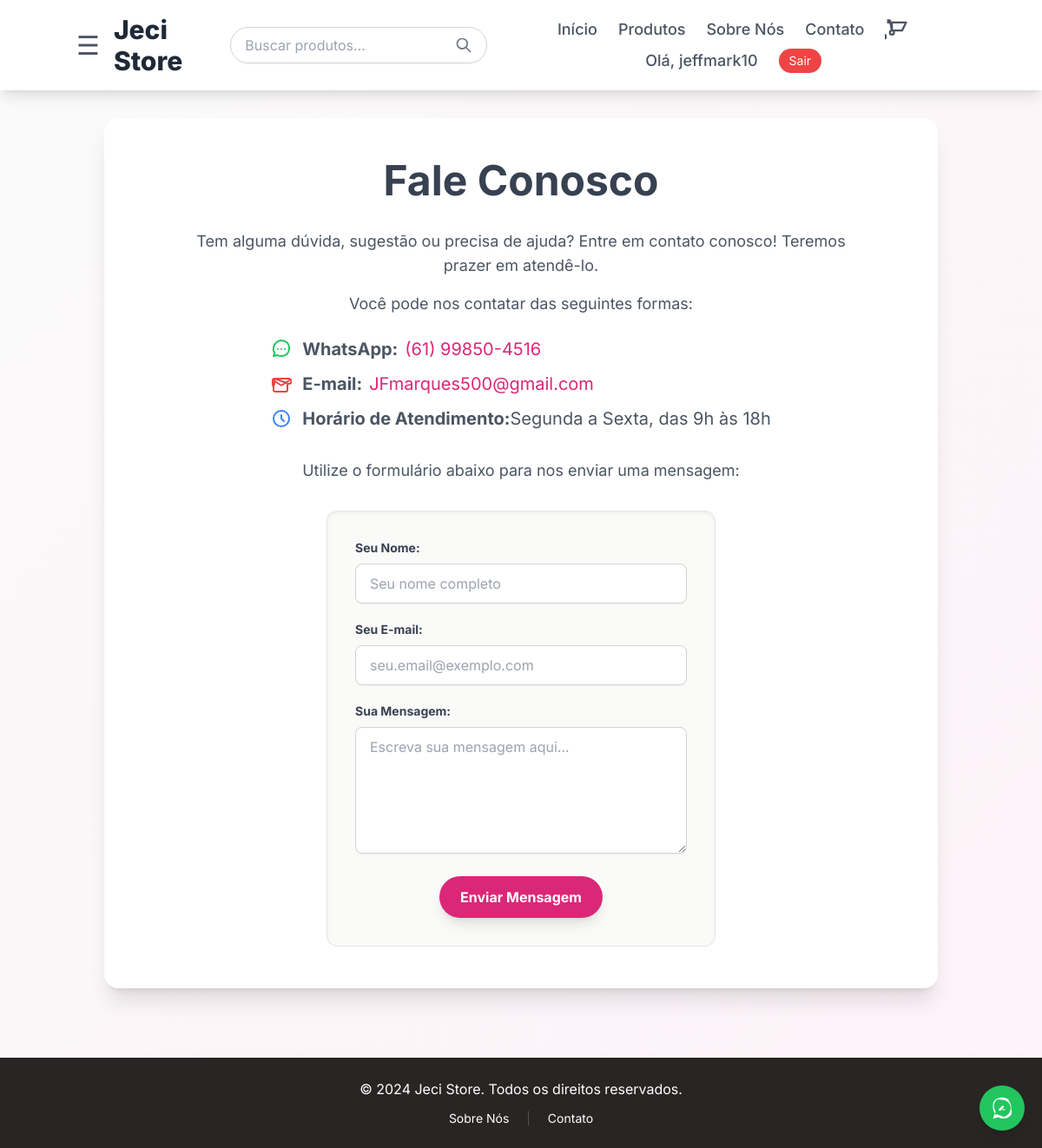
The page /store/contato/ (signed in) on the database its author committed.
### store/models.py (models this page shows, shortened)
class StoreSettings(models.Model):
    site_title = models.CharField(max_length=100, default="Jeci Store", verbose_name="Nome do Site")
    contact_email = models.EmailField(default="contato@jecistore.com.br", verbose_name="E-mail de Contato")
    whatsapp_number = models.CharField(
        max_length=20,
        default="5561998504516",
        verbose_name="Número do WhatsApp (Sem espaços/símbolos)",
        help_text="Exemplo: 5561998504516 (código do país + DDD + número)"
    )
    whatsapp_display = models.CharField(
        max_length=30,
        default="(61) 99850-4516",
        verbose_name="WhatsApp Formatado (Para Exibição)",
        help_text="Exemplo: (61) 99850-4516"
    )
    business_hours = models.CharField(
        max_length=100,
        default="Segunda a Sexta, das 9h às 18h",
        verbose_name="Horário de Atendimento"
    )
    class Meta:
        verbose_name = "Configuração da Loja"
        verbose_name_plural = "Configurações da Loja"

### store/views.py (the view, shortened to what this page needs)
# urls.py: path('contato/', views.ContactView.as_view(), name='contact'),
class ContactView(CategoryTreeMixin, FormView):
    template_name = 'contact.html'
    form_class = ContactForm
    success_url = reverse_lazy('store:contact')
    def get_context_data(self, **kwargs):
        context = super().get_context_data(**kwargs)
        context['page_title'] = 'Fale Conosco'
        return context

### store/context_processors.py (called while the page is built, shortened)
def cart_items_count(request):
    cart_count = 0
    if request.user.is_authenticated:
        if hasattr(request.user, 'cart'):
            cart_count = request.user.cart.items.count()
    return {'cart_items_count': cart_count}

def store_settings(request):
    settings_obj = StoreSettings.objects.first()
    if not settings_obj:
        settings_obj = StoreSettings()  # Instância padrão caso a tabela ainda esteja vazia
    return {'store_settings': settings_obj}

### store/views.py (called while the page is built)
    def get_context_data(self, **kwargs):
        context = super().get_context_data(**kwargs)
        context['categories'] = Category.objects.filter(parent__isnull=True).prefetch_related('children')
        return context

### templates/contact.html (shortened to what this page needs)
{% extends 'base.html' %}
{% block content %}
<div class="bg-white rounded-2xl shadow-xl p-8 lg:p-12 animate-fade-in">
    <h1 class="text-4xl lg:text-5xl font-bold text-gray-700 mb-8 text-center leading-tight">Fale Conosco</h1>
    <div class="text-gray-600 text-lg mb-8 max-w-3xl mx-auto text-center">
        <p class="mb-4">
            Tem alguma dúvida, sugestão ou precisa de ajuda? Entre em contato conosco! Teremos prazer em atendê-lo.
        </p>
        <p class="mb-6">
            Você pode nos contatar das seguintes formas:
        </p>
        <ul class="list-none p-0 text-left mx-auto w-fit text-xl">
            <li class="mb-3 flex items-center">
                <strong>WhatsApp:</strong>
                <a href="https://wa.me/{{ store_settings.whatsapp_number }}?text=Olá,%20Jeci%20Store!" target="_blank"
                    class="text-pink-600 hover:underline ml-2">
                    {{ store_settings.whatsapp_display }}
                </a>
            </li>
            <li class="mb-3 flex items-center">
                <strong>E-mail:</strong>
                <a href="mailto:{{ store_settings.contact_email }}" class="text-pink-600 hover:underline ml-2">
                    {{ store_settings.contact_email }}
                </a>
            </li>
            <li class="mb-3 flex items-center">
                <svg xmlns="http://www.w3.org/2000/svg" class="h-6 w-6 text-blue-500 mr-3" fill="none"
                    viewBox="0 0 24 24" stroke="currentColor" stroke-width="2">
                    <path stroke-linecap="round" stroke-linejoin="round"
                        d="M12 8v4l3 3m6-3a9 9 0 11-18 0 9 9 0 0118 0z" />
                </svg>
                <strong>Horário de Atendimento:</strong> {{ store_settings.business_hours }}
            </li>
        </ul>
        <p class="mt-8">
            Utilize o formulário abaixo para nos enviar uma mensagem:
        </p>
    </div>
    <div class="max-w-md mx-auto bg-stone-50 p-8 rounded-xl shadow-inner border border-stone-200">
        <form action="" method="POST">
            {% for field in form %}
            <div class="mb-5">
                <label for="{{ field.id_for_label }}" class="block text-gray-700 text-sm font-bold mb-2">
                    {{ field.label }}:
                </label>
                {{ field }}
            </div>
            {% endfor %}
            <div class="flex items-center justify-center">
                <button type="submit"
                    class="bg-pink-600 hover:bg-pink-700 text-white font-bold py-3 px-6 rounded-full focus:outline-none focus:shadow-outline transition duration-300 transform hover:-translate-y-1 shadow-lg">
                    Enviar Mensagem
                </button>
            </div>
        </form>
    </div>
</div>
{% endblock %}

### templates/base.html (shortened to what this page needs)
<!DOCTYPE html>
<html lang="pt-br">
<head>
    <script src="https://cdn.tailwindcss.com"></script>
</head>
<body class="bg-gradient-to-br from-stone-50 to-pink-50 flex flex-col min-h-screen text-gray-700">
    <div id="main-content-wrapper" class="flex flex-col min-h-screen transition-all duration-500 ease-in-out">
        <header class="bg-white shadow-lg p-4 sticky top-0 z-50">
            <nav class="container mx-auto flex flex-col sm:flex-row justify-between items-center">
                <div class="flex items-center mb-2 sm:mb-0">
                    <span class="text-gray-600 text-3xl cursor-pointer mr-4" onclick="openNav()">&#9776;</span>
                    <a href="{% url 'home' %}" class="text-3xl font-extrabold text-gray-800">Jeci Store</a>
                </div>
                <div class="hidden md:block flex-grow mx-4">
                    <form action="{% url 'store:product_list' %}" method="GET" class="flex items-center border border-gray-300 rounded-full px-4 py-2 shadow-sm focus-within:ring-2 focus-within:ring-pink-500">
                        <input type="text" name="q" placeholder="Buscar produtos..." class="flex-grow outline-none bg-transparent text-gray-700" value="{{ request.GET.q|default:'' }}">
                        <button type="submit" class="text-gray-500 hover:text-pink-600 ml-2">
                            <svg xmlns="http://www.w3.org/2000/svg" class="h-5 w-5" fill="none" viewBox="0 0 24 24" stroke="currentColor" stroke-width="2">
                                <path stroke-linecap="round" stroke-linejoin="round" d="M21 21l-6-6m2-5a7 7 0 11-14 0 7 7 0 0114 0z" />
                            </svg>
                        </button>
                    </form>
                </div>
                <div class="flex flex-wrap justify-center gap-x-6 gap-y-2 text-lg items-center">
                    <a href="{% url 'home' %}" class="text-gray-600 hover:text-pink-600 font-medium transition duration-200">Início</a>
                    <a href="{% url 'store:product_list' %}" class="text-gray-600 hover:text-pink-600 font-medium transition duration-200">Produtos</a>
                    <a href="{% url 'store:about' %}" class="text-gray-600 hover:text-pink-600 font-medium transition duration-200">Sobre Nós</a>
                    <a href="{% url 'store:contact' %}" class="text-gray-600 hover:text-pink-600 font-medium transition duration-200">Contato</a>
                    <a href="{% url 'store:view_cart' %}" class="relative text-gray-600 hover:text-pink-600 transition duration-200">
                        <svg xmlns="http://www.w3.org/2000/svg" class="h-7 w-7" fill="none" viewBox="0 0 24 24" stroke="currentColor" stroke-width="2">
                            <path stroke-linecap="round" stroke-linejoin="round" d="M3 3h2l.4 2M7 13h10l4-8H5.4M7 13L5.4 5H3m4 8V5m0 8a2 2 0 100 4m0-4a2 2 0 110 4m-8 0a2 2 0 100 4m0-4a2 2 0 110 4" />
                        </svg>
                    </a>
                    {% if user.is_authenticated %}
                        <a href="{% url 'store:user_profile' %}" class="text-gray-600 hover:text-pink-600 font-medium transition duration-200">Olá, {{ user.username }}</a>
                        <a href="{% url 'logout' %}" class="bg-red-500 text-white py-1 px-3 rounded-full text-sm hover:bg-red-600 transition duration-200">Sair</a>
                    {% else %}
                        <a href="{% url 'login' %}" class="text-gray-600 hover:text-pink-600 font-medium transition duration-200">Entrar</a>
                        <a href="{% url 'store:signup' %}" class="bg-pink-600 text-white py-1 px-3 rounded-full text-sm hover:bg-pink-700 transition duration-200">Registrar</a>
                    {% endif %}
                </div>
            </nav>
        </header>
        <main class="flex-grow container mx-auto p-4 md:p-8">
            {% block content %}{% endblock %}
        </main>
        <footer class="bg-stone-800 text-white p-6 mt-12 shadow-inner">
            <div class="container mx-auto text-center">
                <p class="text-sm md:text-base">&copy; 2024 Jeci Store. Todos os direitos reservados.</p>
                <div class="mt-3 text-xs md:text-sm space-x-4">
                    <a href="{% url 'store:about' %}" class="hover:text-pink-300 transition duration-200">Sobre Nós</a>
                    <span class="text-stone-600">|</span>
                    <a href="{% url 'store:contact' %}" class="hover:text-pink-300 transition duration-200">Contato</a>
                </div>
            </div>
        </footer>
    </div>
    <a href="https://wa.me/5511999999999?text=Olá,%20gostaria%20de%20saber%20mais%20sobre%20a%20Jeci%20Store!"
       target="_blank"
       class="fixed bottom-5 right-5 z-50 bg-green-500 text-white p-3 rounded-full shadow-lg flex items-center justify-center transition duration-300 transform hover:scale-110 hover:bg-green-600">
    </a>
</body>
</html>

### templates/base.html (style rules this page uses)
body { font-family: 'Inter', sans-serif; }
.animate-fade-in { animation: fadeIn 0.6s ease-out forwards; }

### rows shown on the page
StoreSettings: whatsapp_display "(61) 99850-4516", contact_email "JFmarques500@gmail.com", business_hours "Segunda a Sexta, das 9h às 18h"

### other values the page prints
{{ user.username }} "jeffmark10"
{{ field.label }} "Seu Nome" "Seu E-mail" "Sua Mensagem"
